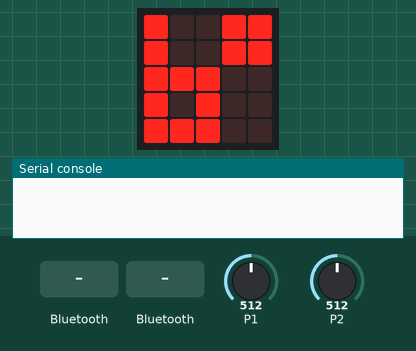
Simulated run of this program. Board: BBC micro:bit (MakeCode). Parts: the board's 5×5 LED display, the last lines printed to the serial console. The inputs (shaded band) are chosen by the test bench; at power-on: P1 = 512, P2 = 512 (analog values on the 0–1023 scale). A reset restarts the program.

Above: at 1.6 s.
1.7 s: "1" arrives over Bluetooth UART
At 3.9 s:
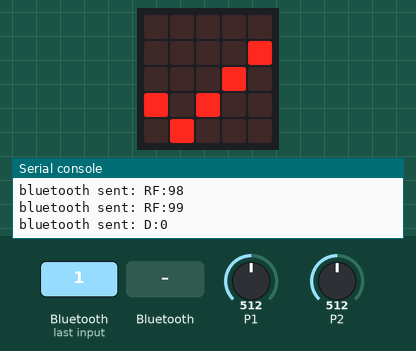
4.5 s: a phone disconnects over Bluetooth
At 5.1 s:
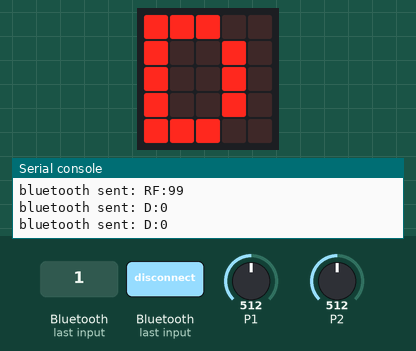
7.0 s: a phone connects over Bluetooth
At 7.5 s:
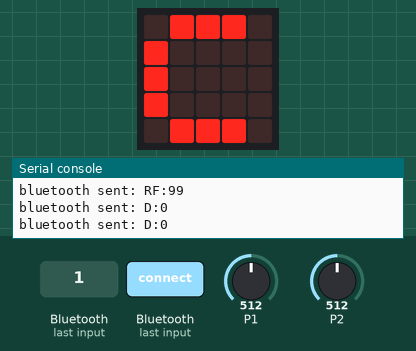
8.5 s: "A" arrives over Bluetooth UART
At 9.7 s:
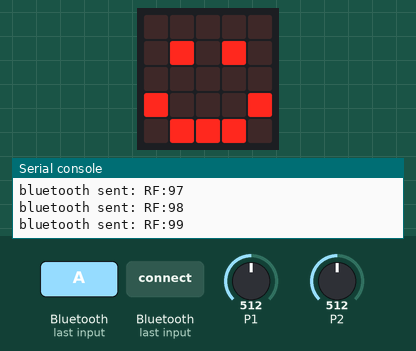
Timing chart, 0 to 11.5 s (numbered marks = the images above; inputs shaded):
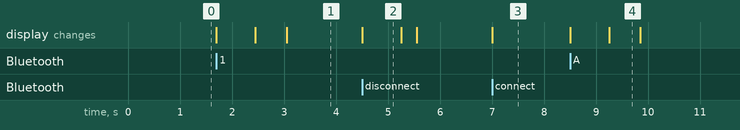

The program:

main.ts
```typescript
function sendData () {
    basic.showString("B")
    for (let värde of tmpListLF) {
        bluetooth.uartWriteValue("LF", värde)
/*        counter_LF = counter_LF + 1
        if (counter_LF == 100) {
            counter_LF = 0
            basic.pause(0)
        }*/
    }
    //basic.pause(100)
    for (let värde2 of tmpListRF) {
        bluetooth.uartWriteValue("RF", värde2)
       /* counter_RF = counter_RF + 1
        if (counter_RF == 100) {
            counter_RF = 0
            basic.pause(0)
        }*/
    }
    basic.showIcon(IconNames.Happy)
}
function initConstants () {
    music.setVolume(0)
    k_LF = 1.8379
    m_LF = -901
    k_RF = 2.0824
    m_RF = -1026
    invers = 1023
    start = 0
    counter = 0
    bt_c = 0
    g = 9.82
    list_Right = []
    list_Left = []
    counter_RF = 0
    counter_LF = 0
    tmpListLF = []
    tmpListRF = []
}
bluetooth.onBluetoothConnected(function () {
    basic.showString("C")
})
bluetooth.onBluetoothDisconnected(function () {
    basic.showString("D")
    control.reset()
})
function readAnalog () {
    let offset_left = 0
    let offset_right = 0
    let subtract_LF = 0
    let subtract_RF = 0
    tmp_RF = pins.analogReadPin(AnalogPin.P1) - subtract_RF
    tmp_LF = pins.analogReadPin(AnalogPin.P2) - subtract_LF
    var_RF = invers - tmp_RF
    var_LF = invers - tmp_LF
    var_RF = var_RF - offset_right
    var_LF = var_LF - offset_left
    bluetooth.uartWriteValue("RF", var_RF)
    bluetooth.uartWriteValue("LF", var_LF)
    bluetooth.uartWriteValue("MS", input.runningTime())
}
function testSendData () {
    basic.showString("T")
    basic.pause(100)
    bluetooth.uartWriteString("LF")
    for (let varde of list_Left) {
        let tmp = varde.toString();
bluetooth.uartWriteLine(tmp)
    }
    bluetooth.uartWriteString("RF")
    for (let varde2 of list_Right) {
        let tmp2 = varde2.toString();
bluetooth.uartWriteLine(tmp2)
    }
}
bluetooth.onUartDataReceived(serial.delimiters(Delimiters.NewLine), function () {
    start = 1
    sampleAndSendEvery10ms()
})
function startSampling () {
    while (bt_c == 0) {
        if (counter < 5) {
            sampleToLists()
        } else {
            bt_c = 1
            test()
        }
        basic.pause(1000)
    }
}
function test () {
    tmpListLF = list_Left
    tmpListRF = list_Right
    list_Left = []
    list_Right = []
}
function testSampling () {
    for (let index = 0; index < 100; index++) {
        var_LF = tmp22
        list_Left.push(var_LF)
        var_RF = tmp22
        list_Right.push(var_RF)
        tmp22 = tmp22 + 1
    }
    counter = counter + 1
}
function initServices () {
    bluetooth.startUartService()
    bluetooth.setTransmitPower(7)
}
function sendToClient () {
    basic.showString("S")
    sendData()
    basic.pause(1000)
    bluetooth.uartWriteValue("D", 0)
}
function falseStart () {

}
function initCountdown () {
    for (let index2 = 0; index2 <= 2; index2++) {
        music.playTone(262, music.beat(BeatFraction.Half))
        basic.showNumber(3 - index2)
    }
    music.playTone(262, music.beat(BeatFraction.Whole))
}
function reset () {
    list_Left = []
    list_Right = []
    start = 0
    number = 0
    counter = 0
}
function sampleAndSendEvery10ms () {
    loops.everyInterval(10, function () {
        if (start = 1) {
            if(counter < 3){
                testSampling();
                test();
                sendData();
            }else if(counter == 3){
                basic.showIcon(IconNames.Yes)
                bluetooth.uartWriteValue("D", 0)
            }

        }

    })
}
function sampleToLists () {
    for (let index = 0; index < 100; index++) {
        tmp_RF = invers - pins.analogReadPin(AnalogPin.P1)
        var_RF = k_RF * tmp_RF + m_RF
        list_Right.push(var_RF)
        tmp_LF = invers - pins.analogReadPin(AnalogPin.P2)
        var_LF = k_LF * tmp_LF + m_LF
        list_Left.push(var_LF)
    }
    counter = counter + 1
}
let number = 0
let tmp22 = 0
let var_LF = 0
let var_RF = 0
let tmp_LF = 0
let tmp_RF = 0
let list_Left: number[] = []
let list_Right: number[] = []
let g = 0
let bt_c = 0
let start = 0
let invers = 0
let m_RF = 0
let k_RF = 0
let m_LF = 0
let k_LF = 0
let counter_RF = 0
let tmpListRF: number[] = []
let counter_LF = 0
let tmpListLF: number[] = []
let counter = 0
initServices()
initConstants()
basic.showLeds(`
    # . . # #
    # . . # #
    # # # . .
    # . # . .
    # # # . .
    `)
basic.forever(function () {
    if (start == 1) {
        start = 0
        startSampling()
    }
    if (bt_c == 1) {
        bt_c = 0
        sendToClient()
        reset()
    }
})
```

test.ts
```typescript
// här hamnar tester och detta kompileras inte när det här paketet används som ett tillägg.
```

Measured:
- after the input at 1.7 s, the display: first changes at once (image 1 shows a later state)
- after the input at 4.5 s, the display: changes at once (image 2)
- after the input at 7.0 s, the display: changes at once (image 3)
- after the input at 8.5 s, the display: first changes at once (image 4 shows a later state)
- what the display in image 2 shows lasts 0.8 s, from 4.5 s to 5.3 s
- what the display in image 4 shows lasts 0.6 s, from 9.3 s to 9.9 s
